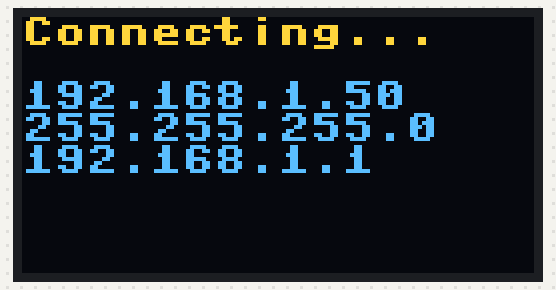
Bench run of a program on a simulated ESP32 board running MicroPython. Shown: 128×64 one-colour display. The OLED is the two-colour kind (top 16 rows yellow); WiFi joins after 1.5 s; values from a settings file that is not in the repository are placeholders; what the program prints to the serial console is not drawn. At 2.7 s the program stops and its outputs stay as they are.

Above: at 1.84 s.
At 2.31 s:
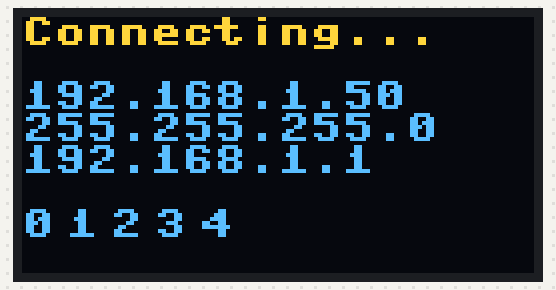
At 2.8 s:
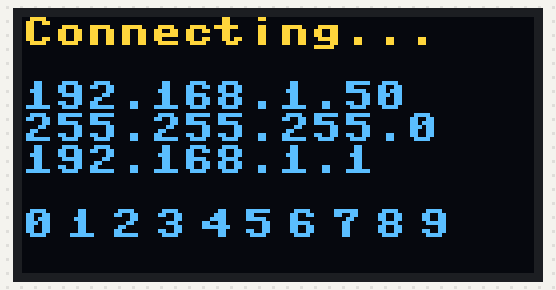

The program:

main.py
```python
from time import sleep_ms, sleep
from machine import Pin, I2C
import ssd1306
import network

import config


def do_connect():
    wlan = network.WLAN(network.STA_IF)
    wlan.active(True)
    if not wlan.isconnected():
        print('connecting to network...')
        wlan.connect(config.WLAN_CONFIG['ssid'], config.WLAN_CONFIG['password'])
        while not wlan.isconnected():
            pass
    # print('network config:', wlan.ifconfig())
    return wlan.ifconfig()


i2c = I2C(scl=Pin(4), sda=Pin(5), freq=100000)
oled = ssd1306.SSD1306_I2C(128, 64, i2c)

oled.text("Connecting...", 0, 0)
oled.show()

buf = do_connect()
oled.text(buf[0], 0, 16)
oled.text(buf[1], 0, 24)
oled.text(buf[2], 0, 32)

oled.show()

for i in range(0, 10):
    oled.text(str(i), i * 11, 48)
    oled.show()
```
